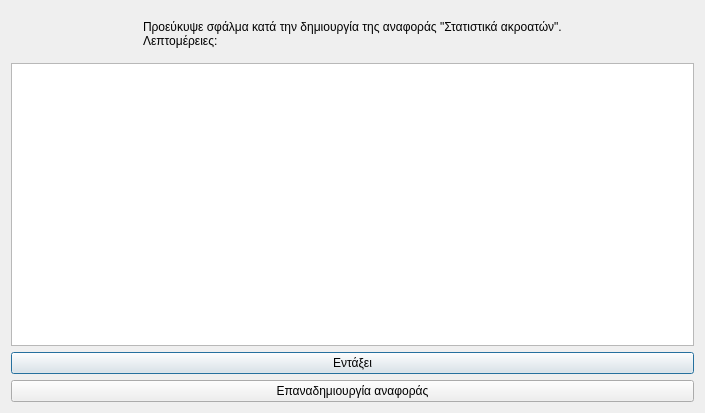
<?xml version="1.0" encoding="UTF-8"?>
<ui version="4.0">
 <class>Dialog</class>
 <widget class="QDialog" name="Dialog">
  <property name="geometry">
   <rect>
    <x>0</x>
    <y>0</y>
    <width>705</width>
    <height>413</height>
   </rect>
  </property>
  <property name="windowTitle">
   <string>Σφάλμα στην διεργασία δημιουργίας αναφοράς &quot;Στατιστικά ακροατών&quot;</string>
  </property>
  <property name="windowIcon">
   <iconset resource="../../../icons.qrc">
    <normaloff>:/rest-windows/assets/images/rest-windows/information.png</normaloff>:/rest-windows/assets/images/rest-windows/information.png</iconset>
  </property>
  <layout class="QGridLayout" name="gridLayout">
   <item row="1" column="0">
    <widget class="QPlainTextEdit" name="details"/>
   </item>
   <item row="0" column="0">
    <widget class="QFrame" name="frame">
     <property name="styleSheet">
      <string notr="true">QFrame{border:0px;}</string>
     </property>
     <property name="frameShape">
      <enum>QFrame::StyledPanel</enum>
     </property>
     <property name="frameShadow">
      <enum>QFrame::Raised</enum>
     </property>
     <layout class="QHBoxLayout" name="horizontalLayout">
      <item>
       <widget class="QLabel" name="image_label">
        <property name="maximumSize">
         <size>
          <width>117</width>
          <height>117</height>
         </size>
        </property>
        <property name="text">
         <string/>
        </property>
        <property name="pixmap">
         <pixmap resource="../../../icons.qrc">:/rest-windows/assets/images/rest-windows/information.png</pixmap>
        </property>
        <property name="scaledContents">
         <bool>true</bool>
        </property>
       </widget>
      </item>
      <item>
       <widget class="QLabel" name="label">
        <property name="text">
         <string>Προεύκυψε σφάλμα κατά την δημιουργία της αναφοράς &quot;Στατιστικά ακροατών&quot;.
Λεπτομέρειες:</string>
        </property>
        <property name="alignment">
         <set>Qt::AlignJustify|Qt::AlignVCenter</set>
        </property>
       </widget>
      </item>
     </layout>
    </widget>
   </item>
   <item row="2" column="0">
    <widget class="QPushButton" name="ok">
     <property name="text">
      <string>Εντάξει</string>
     </property>
     <property name="icon">
      <iconset resource="../../../icons.qrc">
       <normaloff>:/rest-windows/assets/images/rest-windows/ok.png</normaloff>:/rest-windows/assets/images/rest-windows/ok.png</iconset>
     </property>
    </widget>
   </item>
   <item row="3" column="0">
    <widget class="QPushButton" name="create_report">
     <property name="text">
      <string>Επαναδημιουργία αναφοράς</string>
     </property>
     <property name="icon">
      <iconset resource="../../../icons.qrc">
       <normaloff>:/rest-windows/assets/images/rest-windows/listeners-statistics.png</normaloff>:/rest-windows/assets/images/rest-windows/listeners-statistics.png</iconset>
     </property>
    </widget>
   </item>
  </layout>
 </widget>
 <tabstops>
  <tabstop>details</tabstop>
  <tabstop>ok</tabstop>
 </tabstops>
 <resources>
  <include location="../../../icons.qrc"/>
  <include location="../../../icons.qrc"/>
  <include location="../../../icons.qrc"/>
  <include location="../../../icons.qrc"/>
 </resources>
 <connections/>
</ui>
